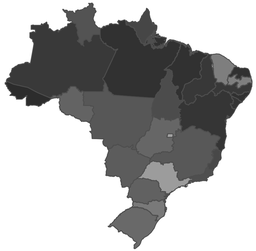
#> input picture PIM/Exercícios/Exercício 3/taxaPerCapitaRouboCarros.png, 256 x 251 px, shrunk from 864 x 848 before the run, found by its file name
$ python exercicio3.py
#> lines starting #> are read from the running program, lines starting #| are printed output that depends on the picture
from PIL import Image
import numpy as np
import matplotlib.pyplot as plt
import matplotlib.cm as cm

path = "/Users/macjp/UDESC/PIM/Exercícios/Exercício 3/taxaPerCapitaRouboCarros.png"
print(path)

# Abre imagem em tons de cinza
pil1 = Image.open(path).convert("L")  # Garante que está em escala de cinza
(l, h) = pil1.size
#> l = 256; h = 251
print(l, h)
#| 256 251

# Cria uma nova imagem RGB
out = Image.new("RGB", (l, h))
#> out: PIL image 256x251 RGB; every value is 0

# Colormap escolhido (pode mudar para viridis, plasma, etc.)
colormap = cm.jet

# Varre cada pixel
for j in range(h):
    for i in range(l):
        gray_value = pil1.getpixel((i, j))  # valor de 0 a 255
        normalized = gray_value / 255.0     # de 0 a 1
        color = colormap(normalized)        # retorna (R,G,B,A) entre 0 e 1
        rgb = tuple([int(255 * c) for c in color[:3]])  # converte para RGB (0–255)
        out.putpixel((i, j), rgb)
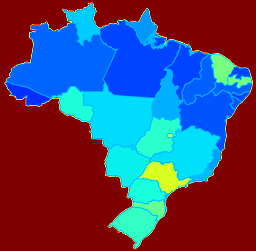
#> out: PIL image 256x251 RGB; mean R, G, B 78.3, 72.2, 105.9

# Exibe a imagem colorida
plt.imshow(out)
plt.axis("off")
plt.title("Imagem em Pseudo-Cor (com getpixel/putpixel)")
plt.show()

# Salva a imagem
out.save("taxaPerCapitaPseudoCor_PixelAPixel.png")
print("Imagem salva como taxaPerCapitaPseudoCor_PixelAPixel.png")

$ run again, with PIM/Exercícios/Exercício 1/figuraClara.jpg saved as PIM/Exercícios/Exercício 3/taxaPerCapitaRouboCarros.png
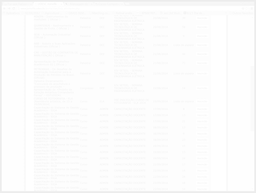
#> input picture PIM/Exercícios/Exercício 1/figuraClara.jpg, 256 x 193 px, shrunk from 1622 x 1222 before the run, found by its file name
#> pil1 is the input picture: PIL image 256x193 L; min 236, max 255, mean 252.1
#| 256 193
#> after the loop `for j in range(h):`:
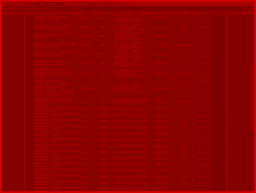
#> out: PIL image 256x193 RGB; mean R, G, B 140.4, 0, 0
